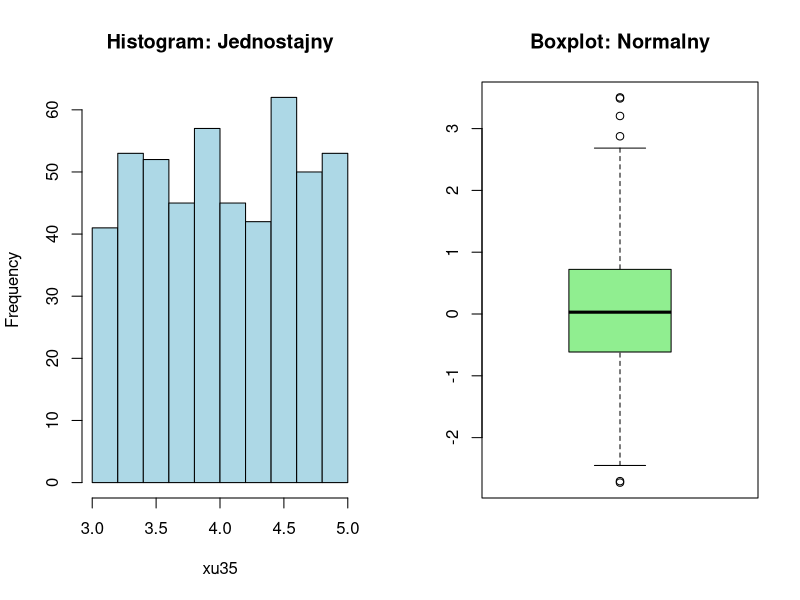

This figure's R source:
# --------------------------------------------------------------------------
# Temat: Ćwiczenia 1 - Podstawy języka R (typy danych, wektory i listy)
# --------------------------------------------------------------------------

# --- Zadanie 1: Generowanie wektorów
# (a)
a1 <- c(55, 22, 1:200, 13)

# (b)
b1 <- rep(c(4, 6, 3), times = 10)

# (c)
c1 <- rep(3:9, each = 3)

# (d)
d1 <- seq(-5, 5, length.out = 100)

# (e)
set.seed(111)
e1 <- sample(1:99, 30)

# (f)
f1 <- sample(c(0, 1), 99, replace = TRUE, prob = c(0.3, 0.7))

# --------------------------------------------------------------------------
# --- Zadanie 2: Operacje na wektorach
set.seed(123)
x <- sample(0:9, 150, replace = TRUE)
y <- sample(0:9, 150, replace = TRUE)

# (a)
res2a <- exp(x) * cos(y)

# (b)
# y[2:150] to y2...yn, x[1:149] to x1...xn-1
res2b <- y[2:150] - x[1:149]

# (c)
res2c <- sin(y[1:149]) / cos(x[2:150])

# --------------------------------------------------------------------------
# --- Zadanie 3: Sumy szeregów
# (a)
i_seq <- 10:100
res3a <- sum(i_seq^3 + 4 * i_seq^2)

# (b)
i_vals <- rep(1:20, each = 5)
j_vals <- rep(1:5, times = 20)
res3b <- sum((2^i_vals / i_vals) + (3^j_vals / j_vals))

# --------------------------------------------------------------------------
# --- Zadanie 4: Przeszukiwanie i filtrowanie
set.seed(444)
x <- sample(0:99, 60)
y <- sample(0:99, 60)

# (a-c) 
vals_gt_60 <- y[y > 60]          # Wartości y > 60
idx_gt_60  <- which(y > 60)      # Indeksy y > 60
x_matching <- x[y > 60]          # Elementy x na pozycjach gdzie y > 60

# (d) 
m <- mean(x)
res4d <- sqrt(abs(x - m))

# (e) 
x_sorted_by_y <- x[order(y)]

# (f) co trzeci element
res4f <- y[seq(1, length(y), by = 3)]

# --------------------------------------------------------------------------
# --- Zadanie 5: Funkcje any() i all()
vec5 <- sample(10:100, 60)
has_gt_95 <- any(vec5 > 95)      
all_gt_85 <- all(vec5 > 85)      

# --------------------------------------------------------------------------
# --- Zadanie 6: Skomplikowany szereg
# Obliczanie sumy iloczynów: 1 + 2/3 + (2/3 * 4/5) + ...
nums <- seq(2, 38, by = 2)
dens <- seq(3, 39, by = 2)
res6 <- 1 + sum(cumprod(nums / dens))

# --------------------------------------------------------------------------
# --- Zadanie 7: Rozkłady prawdopodobieństwa i statystyki ---
xu35 <- runif(500, 3, 5)   # Rozkład jednostajny
xn01 <- rnorm(500)         # Rozkład normalny standardowy, N(0,1)

# Statystyki opisowe dla xn01
avg_n   <- mean(xn01)
sd_n    <- sd(xn01)
var_n   <- var(xn01)

# Wizualizacja
par(mfrow = c(1, 2)) #
hist(xu35, col = "lightblue", main = "Histogram: Jednostajny")
boxplot(xn01, col = "lightgreen", main = "Boxplot: Normalny")
par(mfrow = c(1, 1)) 

# --------------------------------------------------------------------------
# --- Zadanie 8: Napisy 
labels_a <- paste("label", 1:50)     # Ze spacją 
labels_b <- paste0("fn", 1:50)      # Bez spacji 

# --------------------------------------------------------------------------
# --- Zadanie 9: Operacje na napisach 
napis <- c("Katedra", "Informatyki", "Biznesowej", "i", 
           "Inżynierii", "Zarządzania", "WZ", "AGH", 2022)

len_napis <- length(napis)
type_napis <- class(napis)
chars_count <- nchar(napis)

# --------------------------------------------------------------------------
# --- Zadanie 10: Listy 
a <- c(2, 3, 5)
b <- c("aa", "bb", "cc", "dd", "ee")
c <- c(TRUE, FALSE, TRUE, FALSE, FALSE)

xlist <- list(a = a, b = b, c = c)

# (a-c)
elem_2_3 <- xlist[2:3]             
content_b <- xlist[[2]]          
minus_2 <- xlist[-2]              

# (d-g)
names(xlist) <- c("V1", "V2", "V3")
val_v1 <- xlist$V1
xlist$V4 <- 1:10

# --------------------------------------------------------------------------
# --- Zadanie 11: lapply i mapply 
l1 <- lapply(1:6, function(n) runif(n, 2, 8))
l2 <- lapply(1:6, function(n) runif(n, 2, 8))

l_sum <- mapply("+", l1, l2)